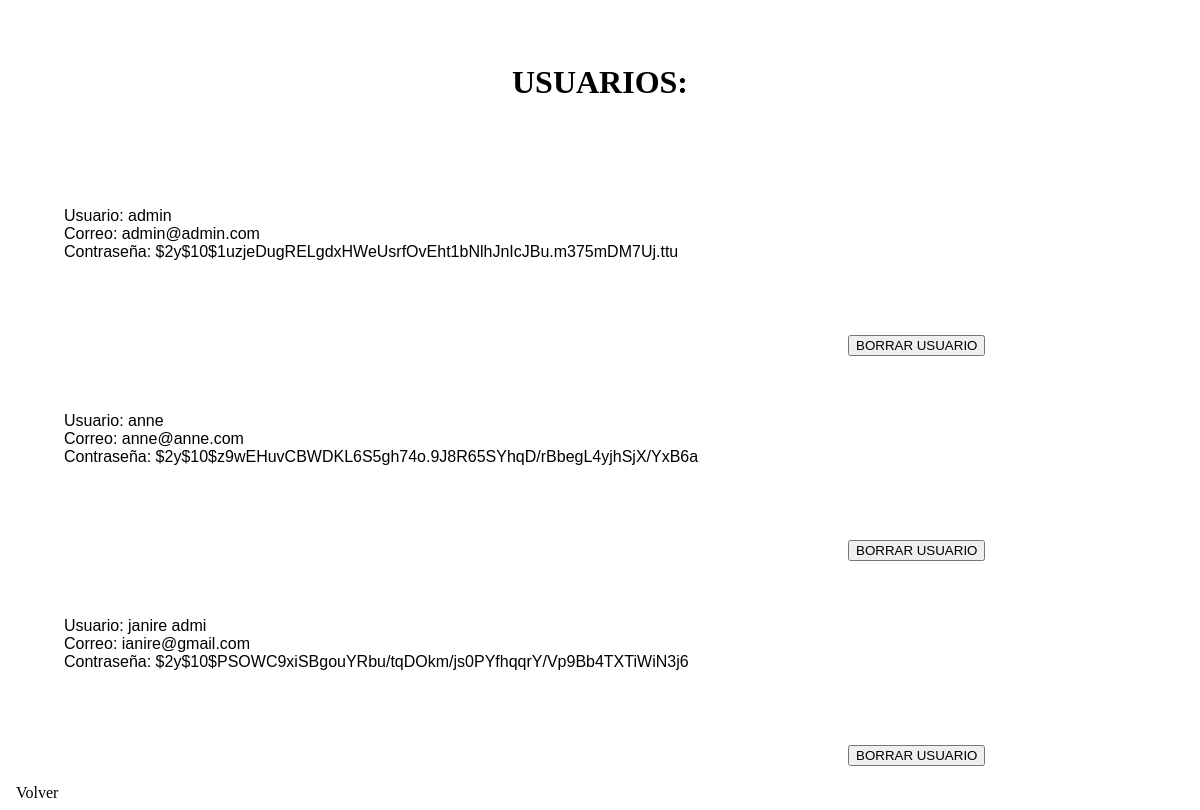
The app's page /usuarios.php with its own data.
### tables this page shows
CREATE TABLE `usuario` (
  `usuario` varchar(30) NOT NULL,
  `correo` varchar(30) NOT NULL,
  `pass` varchar(80) NOT NULL
);

### usuarios.php (the view, shortened to what this page needs)
<?php
include 'conexion.php';
echo "<link rel='stylesheet' href='CSS/estilo.css'>";
try {
$sentencia=$db->prepare("SELECT * FROM usuario");
$sentencia->execute();
echo "<h3 class='h3titulo'>USUARIOS:</h3>";
echo "<div><section>";
foreach($sentencia as $usuario){
    echo '<br>  <article id="entrada"> Usuario: ' . $usuario['usuario']. ' <br>Correo: ' . $usuario['correo'] . ' <br>Contraseña: ' . $usuario['pass'].' </article><br>';
    ?> <button > BORRAR USUARIO </button> <?php
}
echo "</div></section>";
} catch(PDOException $e) {
  echo 'Error: ' . $e->getMessage();
}
echo "<br><a class='avolver' href='index.php'> Volver </a>"
?>

### CSS/estilo.css (style rules this page uses)
h3 { font-family: chilanka; margin-top: 2em; font-size: 1em; }
.h3titulo { font-family: chilanka; text-shadow: 2px 2px white; margin-top: 2em; font-size: 2em; text-align: center; }
#entrada { background: rgb(255, 255, 255,0.5); border-radius: 1em; margin: 1.5em; padding: 2em; }
a { text-decoration: none; color: black; padding: 0.5em; }
.avolver { text-decoration: none; padding: 0.5em; color: black; background: rgb(255, 255, 255,0.7); border-radius:1em; font-family: chilanka; }
button { margin-left: 63em; }

### records on screen
usuario: usuario "admin", correo "admin@admin.com", pass "$2y$10$1uzjeDugRELgdxHWeUsrfOvEht1bNlhJnIcJBu.m375mDM7Uj.ttu"
usuario: usuario "anne", correo "anne@anne.com", pass "$2y$10$z9wEHuvCBWDKL6S5gh74o.9J8R65SYhqD/rBbegL4yjhSjX/YxB6a"
usuario: usuario "janire admi", correo "ianire@gmail.com", pass "$2y$10$PSOWC9xiSBgouYRbu/tqDOkm/js0PYfhqqrY/Vp9Bb4TXTiWiN3j6"
